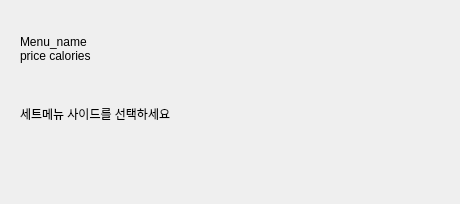
                  <widget class="QWidget" name="page_ask_side">
                   <property name="styleSheet">
                    <string notr="true">QPushButton {
	border-radius : 10px;
    font: 12pt &quot;배달의민족 도현&quot;;
}
</string>
                   </property>
                   <layout class="QVBoxLayout" name="verticalLayout_27">
                    <property name="bottomMargin">
                     <number>9</number>
                    </property>
                    <item>
                     <widget class="QWidget" name="widget_32" native="true">
                      <layout class="QVBoxLayout" name="verticalLayout_26">
                       <item>
                        <widget class="QWidget" name="widget_body_main_haeder_8" native="true">
                         <property name="sizePolicy">
                          <sizepolicy hsizetype="Preferred" vsizetype="Preferred">
                           <horstretch>0</horstretch>
                           <verstretch>0</verstretch>
                          </sizepolicy>
                         </property>
                         <property name="minimumSize">
                          <size>
                           <width>420</width>
                           <height>120</height>
                          </size>
                         </property>
                         <property name="maximumSize">
                          <size>
                           <width>420</width>
                           <height>120</height>
                          </size>
                         </property>
                         <layout class="QVBoxLayout" name="verticalLayout_136">
                          <property name="spacing">
                           <number>0</number>
                          </property>
                          <property name="leftMargin">
                           <number>0</number>
                          </property>
                          <property name="topMargin">
                           <number>15</number>
                          </property>
                          <property name="rightMargin">
                           <number>0</number>
                          </property>
                          <property name="bottomMargin">
                           <number>0</number>
                          </property>
                          <item>
                           <widget class="QLabel" name="label_menu_name_header_name_2">
                            <property name="text">
                             <string>Menu_name
price calories</string>
                            </property>
                            <property name="alignment">
                             <set>Qt::AlignLeading|Qt::AlignLeft|Qt::AlignTop</set>
                            </property>
                            <property name="wordWrap">
                             <bool>true</bool>
                            </property>
                           </widget>
                          </item>
                          <item>
                           <widget class="QLabel" name="label_ask_order_2">
                            <property name="text">
                             <string>세트메뉴 사이드를 선택하세요</string>
                            </property>
                           </widget>
                          </item>
                         </layout>
                        </widget>
                       </item>
                       <item>
                        <widget class="QWidget" name="widget_select_area_2" native="true"/>
                       </item>
                       <item>
                        <spacer name="verticalSpacer_19">
                         <property name="orientation">
                          <enum>Qt::Vertical</enum>
                         </property>
                         <property name="sizeHint" stdset="0">
                          <size>
                           <width>20</width>
                           <height>40</height>
                          </size>
                         </property>
                        </spacer>
                       </item>
                      </layout>
                     </widget>
                    </item>
                   </layout>
                  </widget>
